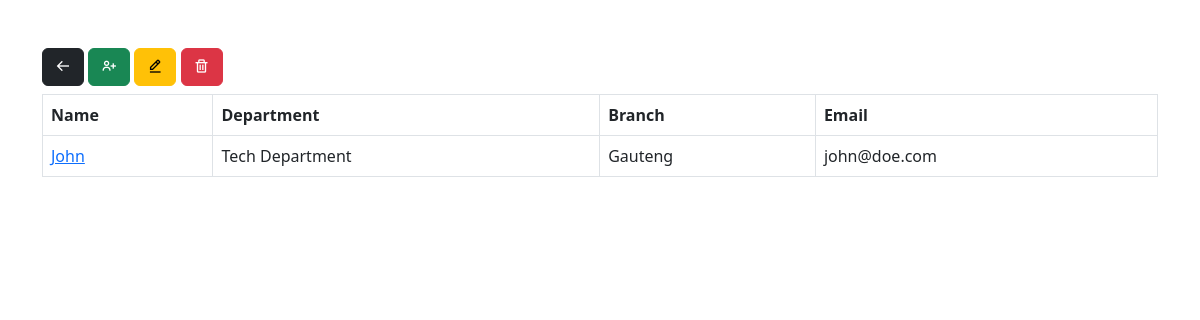
The app's page /api/members/, older data.
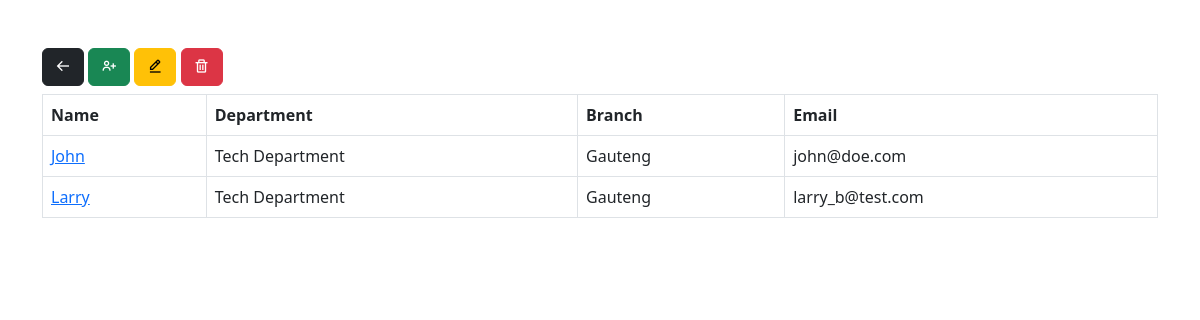
The same page, newer data.
### timetracker/models.py (models this page shows, shortened)
class Member(models.Model):
    INSURANCE_CHOICES = [
        (False, 'Not Insured'),
        (True, 'Insured'),
    ]
    GENDER_CHOICES = [
        ('Male', 'Male'),
        ('Female', 'Female'),
        ('Other', 'Other'),
    ]
    DIVISION_CHOICES = [
        ('Tech Department', 'Tech Department'),
    ]
    BRANCH_CHOICES = [
        ('Gauteng', 'Gauteng'),
    ]
    PRESENCE_CHOICE = (
        ('active', 'Active'),
        ('on_leave', 'On Leave'),
        ('inactive', 'Inactive'),
    )
    EMPLOYMENT_CHOICES = [
        ('full_time', 'Full-time'),
        ('part_time', 'Part-time'),
        ('remote', 'Remote'),
        ('contract', 'Contract'),
        ('freelance', 'Freelance'),
    ]
    WORK_PREFERENCE_CHOICES = [
        ('home', 'Home'),
        ('remote', 'Remote'),
        ('hybrid', 'Hybrid'),
    ]
    JOHANNESBURG_TZ = 'Africa/Johannesburg'
    TIMEZONE_CHOICES = [(tz, tz) for tz in pytz.all_timezones]
    profile_image = models.URLField(default="https://cdn-icons-png.flaticon.com/512/6522/6522516.png")
    employee_id = models.CharField(max_length=20, unique=True)
    name = models.CharField(max_length=100)
    surname = models.CharField(max_length=100)
    username = models.CharField(max_length=100, blank=True)
    gender = models.CharField(max_length=10, choices=GENDER_CHOICES, default='Other')  # Default to 'Other'
    date_of_birth = models.DateField(default=timezone.now)
    contact_number = models.CharField(max_length=15, default="012-345-6789")
    employment_status = models.CharField(max_length=20, choices=PRESENCE_CHOICE,default='Active')
    branch = models.CharField(max_length=100, choices=BRANCH_CHOICES, default="Gauteng")
    department = models.CharField(max_length=100, choices=DIVISION_CHOICES, default="Tech Department")
    job_title = models.CharField(max_length=100)
    employement = models.CharField(max_length=20, choices=EMPLOYMENT_CHOICES, default='full_time')
    work_preference = models.CharField(max_length=20, choices=WORK_PREFERENCE_CHOICES, default='remote')
    email = models.EmailField(unique=True)
    work_hours = models.DurationField(default=timedelta(minutes=480))
    time_zone = models.CharField(max_length=50, choices=TIMEZONE_CHOICES, default=JOHANNESBURG_TZ)
    hire_date = models.DateField()

### timetracker/views.py (the view, shortened to what this page needs)
# urls.py: path('members/', MemberListCreateView.as_view(), name='member-list'),
class MemberListCreateView(generics.ListCreateAPIView):
    queryset = Member.objects.all()
    serializer_class = MemberSerializer
    def get(self, request, *args, **kwargs):
        form = MemberForm()
        members = self.get_queryset()
        context = {
            'form': form,
            'members': members
        }
        return render(request, 'timetracker/member_list.html', context)

### templates/timetracker/member_list.html (shortened to what this page needs)
{% extends 'base_internal.html' %}
{% block content %}
    <div class="container my-4 mt-5">
        <div class="row mb-2">
        <div class="col">
            <button class="btn btn-dark" id="backBtn" onclick="goBack()"><i class='bx bx-arrow-back'></i></button>
            <button class="btn btn-success" id="createBtn" data-bs-toggle="modal" data-bs-target="#addMemberModal"><i class='bx bx-user-plus' ></i></button>
            <button class="btn btn-warning" id="editBtn"><i class='bx bx-edit-alt' ></i></button>
            <button class="btn btn-danger" id="deleteBtn"><i class='bx bx-trash' ></i></button>
        </div>
        </div>
        <div class="row">
            <div class="col">
                <table class="table table-bordered">
                    <thead>
                        <tr>
                            <th>Name</th>
                            <th>Department</th>
                            <th>Branch</th>
                            <th>Email</th>
                        </tr>
                    </thead>
                    <tbody>
                        {% for member in members %}
                            <tr>
                                <td><a href="{% url 'timetracker:member-detail' member.pk %}">{{ member.name }} </a></td>
                                <td>{{ member.department }}</td>
                                <td>{{ member.branch }}</td>
                                <td>{{ member.email }}</td>
                            </tr>
                        {% endfor %}
                    </tbody>
                </table>
            </div>
        </div>
    </div>
    {% endblock %}

### templates/base_internal.html (shortened to what this page needs)
{% load static %}
<!doctype html>
<html lang="en">
<head>
  <link href='https://unpkg.com/boxicons@2.1.4/css/boxicons.min.css' rel='stylesheet'>
  <link href="https://cdn.jsdelivr.net/npm/bootstrap@5.2.1/dist/css/bootstrap.min.css" rel="stylesheet">
</head>
<body>
  {% block content %}
  {% endblock content %}
</body>
</html>

Row changes from the older to the newer data that the page shows:
added Member: name "Larry", department "Tech Department", branch "Gauteng", email "larry_b@test.com"
